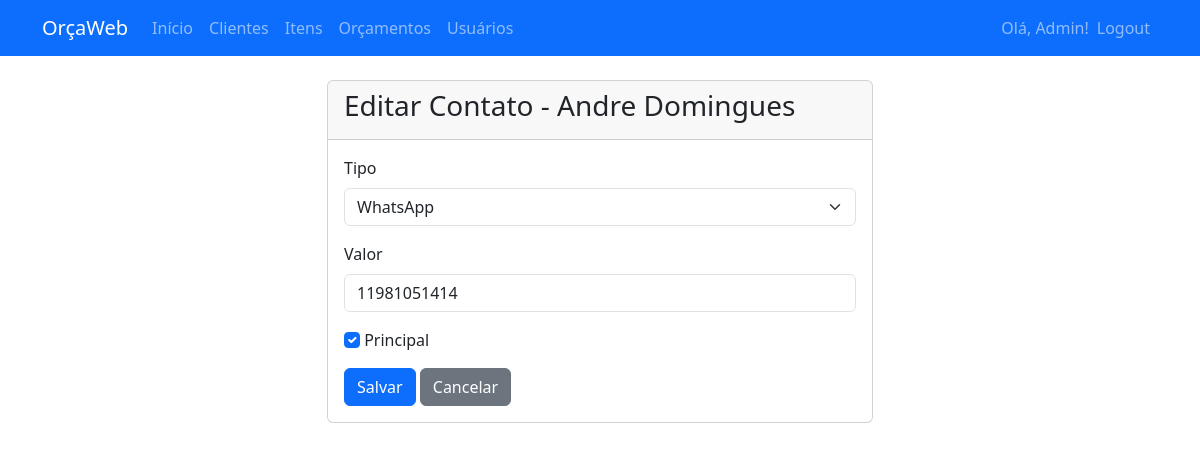
/contato/1/editar (signed in), run on the app's committed database.
### app/models.py (models this page shows)
class Usuario(db.Model, UserMixin):
    __tablename__ = 'usuarios'
    id = db.Column(db.Integer, primary_key=True)
    nome = db.Column(db.String(100), nullable=False)
    email = db.Column(db.String(120), unique=True, nullable=False)
    senha_hash = db.Column(db.String(128), nullable=False)
    ativo = db.Column(db.Boolean, default=True)
    orcamentos = db.relationship('Orcamento', backref='usuario', lazy=True)

class Cliente(db.Model):
    __tablename__ = 'clientes'
    id = db.Column(db.Integer, primary_key=True)
    nome = db.Column(db.String(100), nullable=False)
    observacoes = db.Column(db.Text)
    criado_em = db.Column(db.DateTime, default=datetime.utcnow)
    contatos = db.relationship('ContatoCliente', backref='cliente', lazy=True)
    enderecos = db.relationship('EnderecoCliente', backref='cliente', lazy=True)
    orcamentos = db.relationship('Orcamento', backref='cliente', lazy=True)

class ContatoCliente(db.Model):
    __tablename__ = 'contatos_cliente'
    id = db.Column(db.Integer, primary_key=True)
    cliente_id = db.Column(db.Integer, db.ForeignKey('clientes.id'), nullable=False)
    tipo = db.Column(db.String(20), nullable=False)  # telefone, whatsapp, email, outro
    valor = db.Column(db.String(100), nullable=False)
    principal = db.Column(db.Boolean, default=False)

### app/routes.py (the view, shortened to what this page needs)
@bp.route('/contato/<int:id>/editar', methods=['GET', 'POST'])
@login_required
def contato_cliente_editar(id):
    contato = ContatoCliente.query.get_or_404(id)
    cliente = contato.cliente
    form = ContatoClienteForm(obj=contato)
    return render_template('contato_form.html', form=form, cliente=cliente, titulo='Editar Contato', app_nome='OrçaWeb', empresa_nome='Sua Empresa', logo_url='')

### app/forms.py
class ContatoClienteForm(FlaskForm):
    tipo = SelectField('Tipo', choices=[('telefone', 'Telefone'), ('whatsapp', 'WhatsApp'), ('email', 'Email'), ('outro', 'Outro')], validators=[DataRequired()])
    valor = StringField('Valor', validators=[DataRequired(), Length(max=100)])
    principal = BooleanField('Principal')
    submit = SubmitField('Salvar')

### app/__init__.py (called while the page is built)
@login_manager.user_loader
def load_user(user_id):
    from .models import Usuario
    return Usuario.query.get(int(user_id))

### templates/contato_form.html (shortened to what this page needs)
{% extends "base.html" %}
{% block content %}
<div class="row justify-content-center">
    <div class="col-md-6">
        <div class="card">
            <div class="card-header">
                <h3>{{ titulo }} - {{ cliente.nome }}</h3>
            </div>
            <div class="card-body">
                <form method="POST">
                    <div class="mb-3">
                        {{ form.tipo.label(class="form-label") }}
                        {{ form.tipo(class="form-select") }}
                    </div>
                    <div class="mb-3">
                        {{ form.valor.label(class="form-label") }}
                        {{ form.valor(class="form-control") }}
                    </div>
                    <div class="mb-3">
                        {{ form.principal(class="form-check-input") }}
                        {{ form.principal.label(class="form-check-label") }}
                    </div>
                    {{ form.submit(class="btn btn-primary") }}
                    <a href="{{ url_for('main.cliente_detalhes', id=cliente.id) }}" class="btn btn-secondary">Cancelar</a>
                </form>
            </div>
        </div>
    </div>
</div>
{% endblock %}

### templates/base.html (shortened to what this page needs)
<!DOCTYPE html>
<html lang="pt-BR">
<head>
    <link href="https://cdn.jsdelivr.net/npm/bootstrap@5.3.0/dist/css/bootstrap.min.css" rel="stylesheet">
    <link rel="stylesheet" href="https://cdn.jsdelivr.net/npm/bootstrap-icons@1.10.0/font/bootstrap-icons.css">
</head>
<body>
    <nav class="navbar navbar-expand-lg navbar-dark bg-primary">
        <div class="container">
            {% if logo_url %}
                <img src="{{ logo_url }}" alt="Logo" class="navbar-brand" style="height: 40px;">
            {% else %}
                <a class="navbar-brand" href="#">{{ app_nome }}</a>
            {% endif %}
            <div class="collapse navbar-collapse" id="navbarNav">
                <ul class="navbar-nav me-auto">
                    <li class="nav-item">
                        <a class="nav-link" href="{{ url_for('main.index') }}">Início</a>
                    </li>
                    <li class="nav-item">
                        <a class="nav-link" href="{{ url_for('main.clientes') }}">Clientes</a>
                    </li>
                    <li class="nav-item">
                        <a class="nav-link" href="{{ url_for('main.itens') }}">Itens</a>
                    </li>
                    <li class="nav-item">
                        <a class="nav-link" href="{{ url_for('main.orcamentos') }}">Orçamentos</a>
                    </li>
                    {% if current_user.is_authenticated and current_user.email == 'admin@example.com' %}
                    <li class="nav-item">
                        <a class="nav-link" href="{{ url_for('main.usuarios') }}">Usuários</a>
                    </li>
                    {% endif %}
                </ul>
                <ul class="navbar-nav d-flex align-items-center">
                    <li class="nav-item">
                        <span class="navbar-text">Olá, {{ current_user.nome }}!</span>
                    </li>
                    <li class="nav-item">
                        <a class="nav-link" href="{{ url_for('main.logout') }}">Logout</a>
                    </li>
                </ul>
            </div>
        </div>
    </nav>
    <div class="container mt-4">
        {% block content %}{% endblock %}
    </div>
</body>
</html>

### data on the page
Usuario: nome "Admin"
Cliente: nome "Andre Domingues"
ContatoCliente: tipo "WhatsApp", valor "11981051414", principal "☑"

### other printed values
{{ app_nome }} "OrçaWeb"
{{ titulo }} "Editar Contato"
